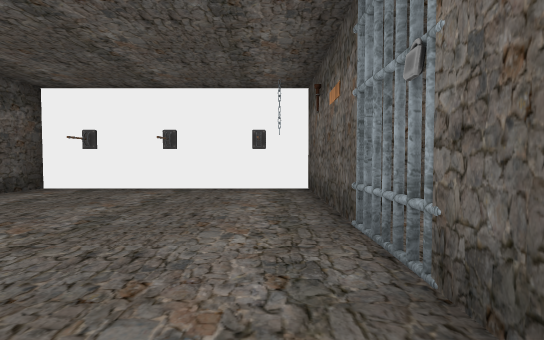
view 1 (above)

17 first-person views from a walk through a scene from a Unity 3-D project. The camera is 1.3 m above the floor, tilts 2° down and sees 85° across. Doors are open. The floor is counted in squares, 2 m on a side. Each view is taken from the middle of a square. On the plan, view 1 faces up. The plan holds only what a view shows up to about 9 squares ahead; the rest is blank. The place goes on beyond the plan. The player character is not drawn. Some surface patterns are stand-ins.

view 2
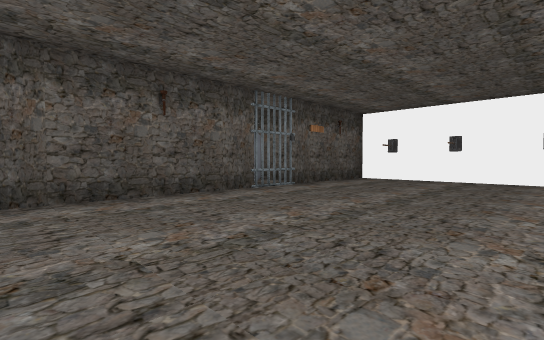

view 3
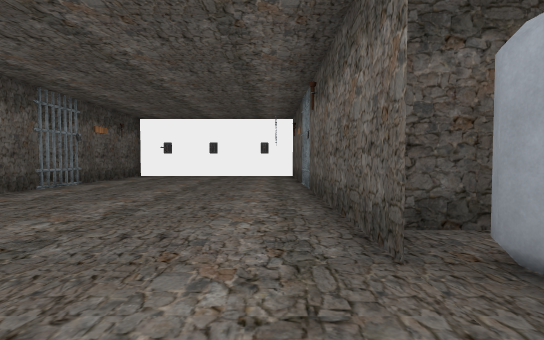

view 4
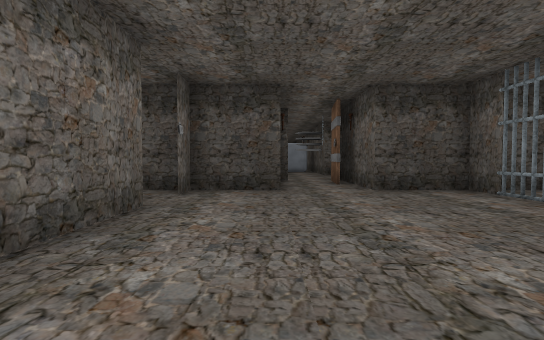

view 5
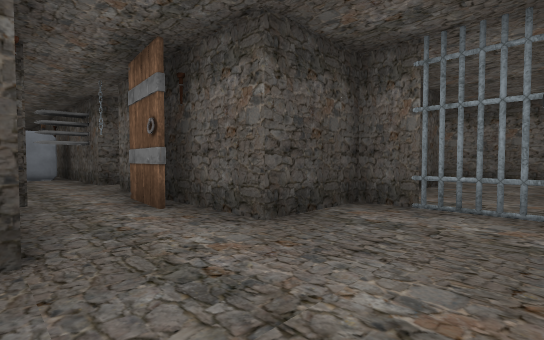

view 6
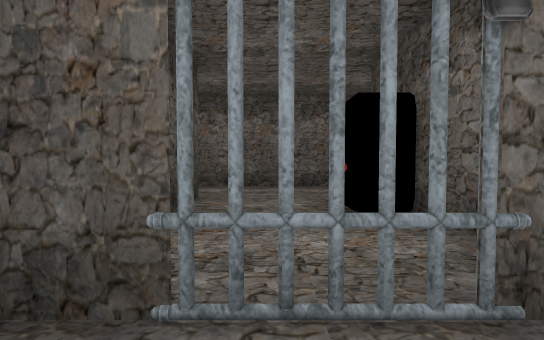

view 7
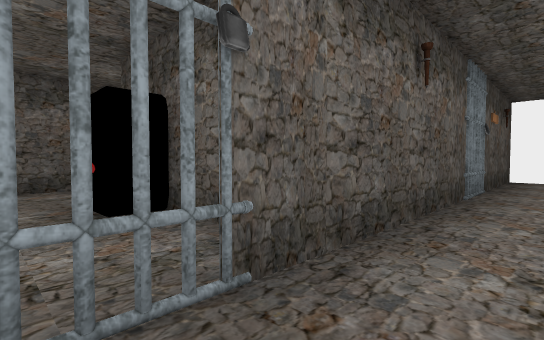

view 8
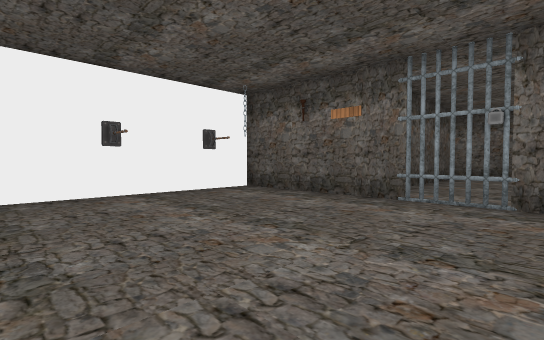

view 9
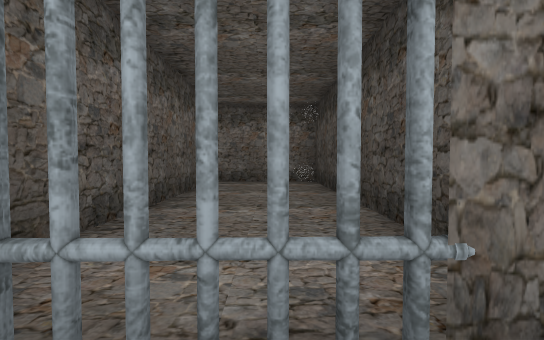

view 10
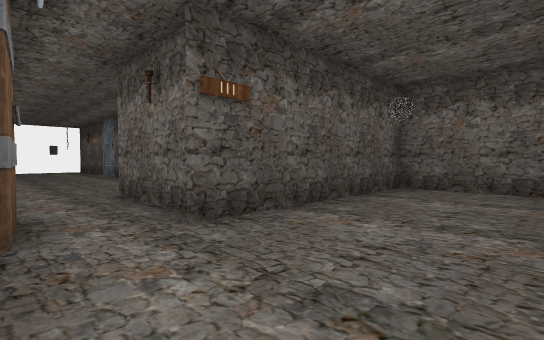

view 11
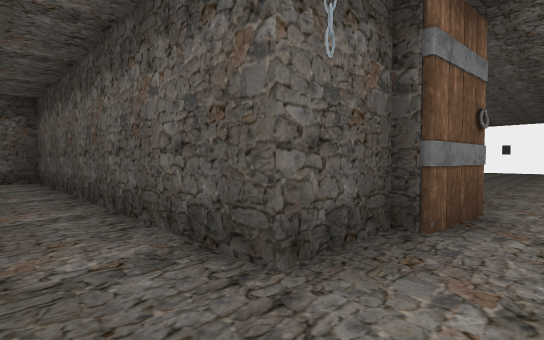

view 12
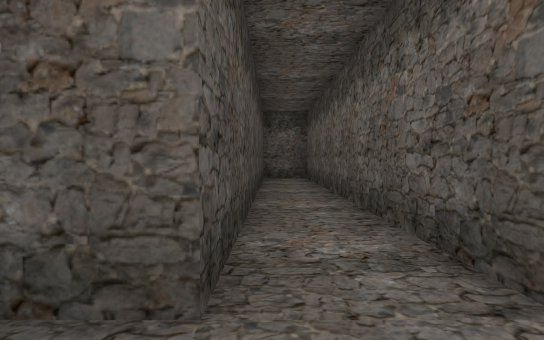

view 13
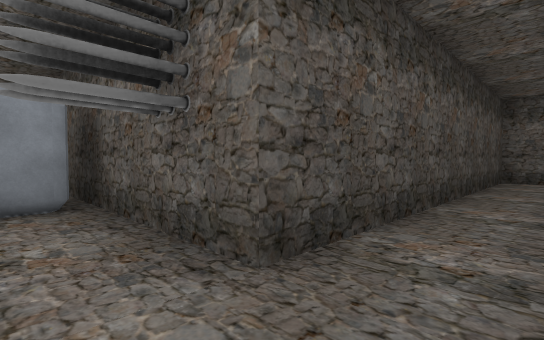

view 14
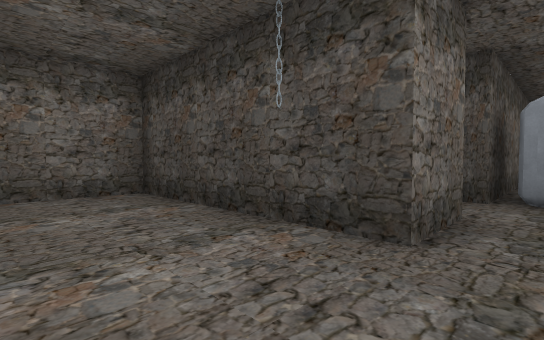

view 15
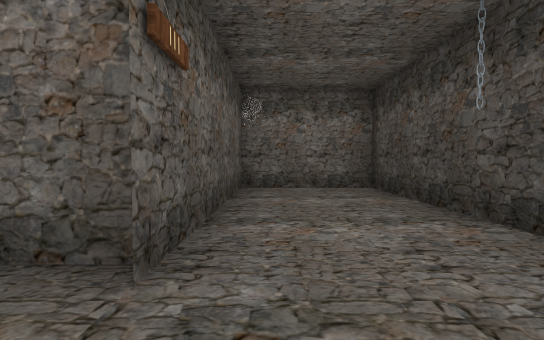

view 16
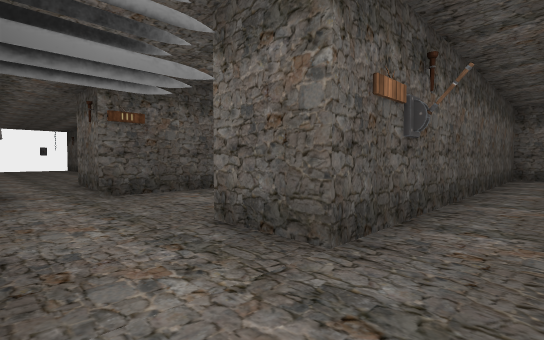

view 17
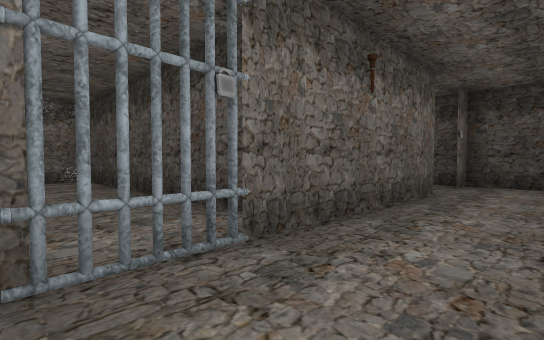

### Floor plan
Ten units are one square. View 1 is at (0, 0); x grows to the right and y downward. Boxes are objects, and circles mark ways between rooms. Rooms are numbered by the first view taken in them; rooms with no view inside come last. Other rooms are left out.
<svg viewBox="-127 -72 220 267">
<path fill="none" stroke="#000" d="M7 -15 9 -25M9 -14 7 -26M7 -19 9 -24 8 -26M9 -24 7 -28M-50 -25 -52 -20M-50 -29 -52 -15M8 32 8 -67 -52 -67 -52 54M-53 29 -51 45M-50 33 -52 45M-51 35 -52 39 -52 39 -51 41M8 54 8 44M-59 53 -32 53 -32 86M-27 67 -26 72 -28 75 -27 79 -29 83M-27 68 -28 83M-12 82 -12 53 18 53M-32 86 -32 98 -122 98 -122 113 -32 113 -32 130M-12 128 -12 113 38 113 38 83 -15 83M-12 180 -12 143 -8 143M88 135 88 128 -12 128M-92 53 -59 53M-64 23 -75 23 -75 28"/>
<rect x="-25" y="145" width="10" height="20" fill="#bbb"><title>other object</title></rect>
<circle cx="-20" cy="90" r="3" fill="#2a7"/>
<circle cx="-25" cy="120" r="3" fill="#2a7"/>
<text x="-20" y="0">1</text>
<text x="-40" y="100">2</text>
<text x="-20" y="190">3</text>
<text x="-80" y="40">4</text>
</svg>
Room 1 opens to room 2. Room 2 opens to room 3.

Where each view was taken, in squares from view 1:
view 1: 0 up, 0 right, facing up
view 2: 3 down, 0 right, facing up-left
view 3: 5 down, 0 right, facing up
view 4: 1 up, 1 left, facing down
view 5: 3 down, 1 left, facing down-left
view 6: 4 down, 4 left, facing left
view 7: 4 down, 4 left, facing up-left
view 8: 1 up, 4 left, facing up-right
view 9: 2 up, 0 right, facing right
view 10: 11 down, 3 left, facing up-right
view 11: 11 down, 2 left, facing up-left
view 12: 11 down, 2 left, facing left
view 13: 10 down, 2 left, facing down-left
view 14: 9 down, 2 left, facing down-right
view 15: 9 down, 3 left, facing right
view 16: 14 down, 3 left, facing up-right
view 17: 3 up, 1 left, facing down-right
